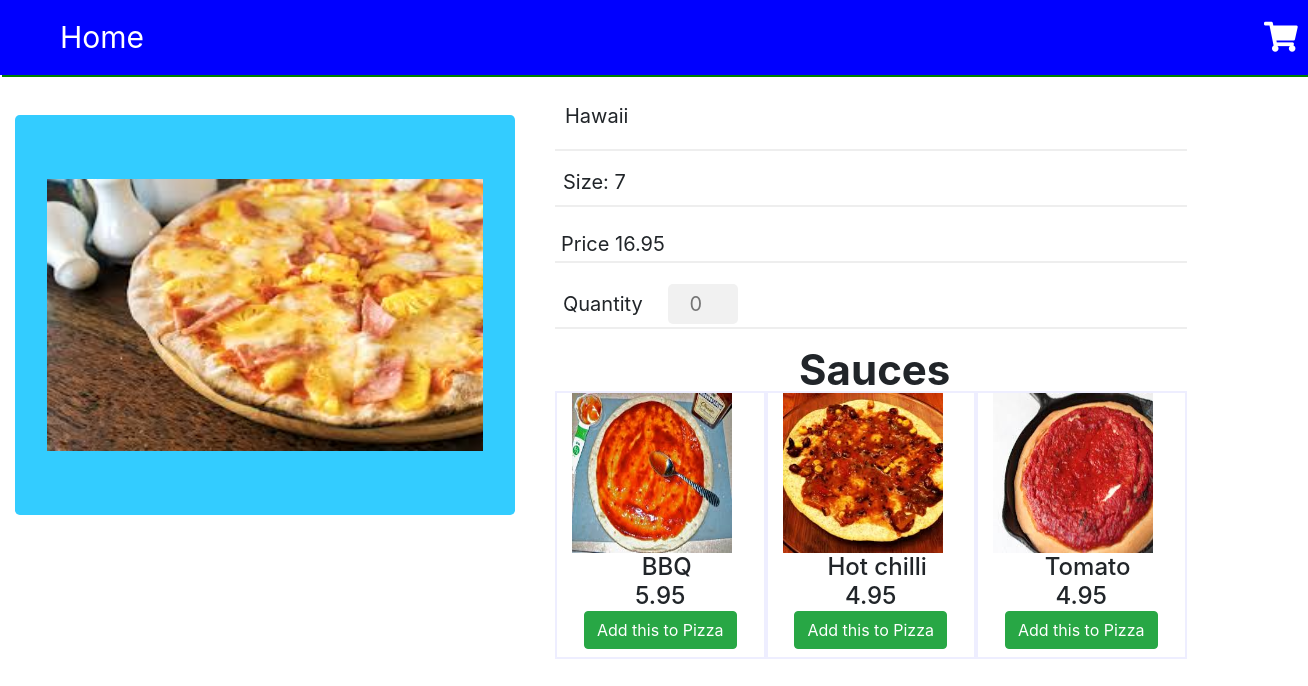
Page /hawaii.php on the committed database.
### tables this page shows
CREATE TABLE `pizza` (
  `PizzaID` int(8) NOT NULL,
  `PizzaName` varchar(16) NOT NULL,
  `Price` decimal(4,2) NOT NULL,
  `Size` int(2) NOT NULL,
  `Picture` varchar(30) NOT NULL
);

CREATE TABLE `sauce` (
  `SauceID` int(8) NOT NULL,
  `SauceName` varchar(16) NOT NULL,
  `SauceCost` decimal(4,2) NOT NULL,
  `SaucePic` varchar(20) NOT NULL
);

### sauce.php (the view)
<?php
$conn = mysqli_connect("localhost", "root", "", "pizzastores");
$sauceresult = mysqli_query($conn,"SELECT * from `SAUCE`");
?>
<?php while ($saucerow = mysqli_fetch_array($sauceresult)) { ?>
<a  style="margin-top:-30px; border:2px solid #EEF; float:left; " class="col-md-4">
	<img width="160" height="160" src="<?php echo "pizzas/".$saucerow[3]; ?>" />
	<h4 align="center">
		<span> &nbsp</span>
		<span > <?php echo $saucerow[1]; ?></span>
		<br>
		<span> <?php echo $saucerow[2]; ?></span>
		<br/>
		<button class="btn btn-success" id="<?php echo $saucerow[0]; ?>" onclick="updatecart(this.id)">Add this to Pizza</button>
		</h4>
	</a>
<?php } ?>

### pizza.php
<?php while ($pizzarow= mysqli_fetch_array($pizzaresult)) { ?>
	<br/>
	<img class="jumbotron" style="background-color: #33ccff" width="500" height="400" src="<?php echo "pizzas/".$pizzarow[4]; ?>" />
</div>
<div style="float:left; margin-left: 10px;" class="col-md-6">
	<p  style="height:60px; padding:10px; font-size: 20px; border-bottom:2px solid #EEE;"> <?php echo $pizzarow[1] ?> <span id="pizzaid" style="display:none;"><?php echo $pizzarow[0]; ?></span> </p>
	<p style="height:40px; font-size:20px; padding-left:8px; border-bottom:2px solid #EEE; "> Size:
	<?php echo $pizzarow[3]; ?> </p>
<p style="height:40px; font-size: 20px; padding:6px; border-bottom:2px solid #EEE;">Price <?php echo $pizzarow[2]; ?> </p>
<p style="padding-left:8px; height:50px; font-size: 20px; border-bottom:2px solid #EEE;">Quantity
<input  id="quantity" min="0" type="number" style="border-radius:5px; text-align:center; margin-left:20px; height:40px; width:70px;"  name="quantity" placeholder="0"> </p>
<?php } ?>

### css/style.css (style rules this page uses)
a { text-decoration: none; }
input[type=text], input[type=password] ,input[type=number] { width: 30%; padding: 15px; margin: 5px 0 22px 0; display: inline-block; border: none; background: #f1f1f1; text-align:center; }

### rows in the picture
pizza: Picture (picture), PizzaName "Hawaii", Size "7", Price "16.95"
sauce: SaucePic (picture), SauceName "BBQ", SauceCost "5.95"
sauce: SaucePic (picture), SauceName "Hot chilli", SauceCost "4.95"
sauce: SaucePic (picture), SauceName "Tomato", SauceCost "4.95"
